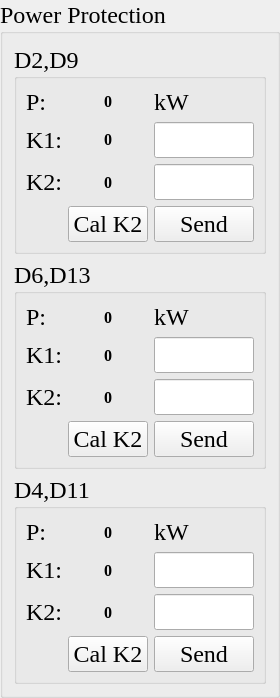
         <widget class="QGroupBox" name="groupBox_15">
          <property name="sizePolicy">
           <sizepolicy hsizetype="Preferred" vsizetype="Preferred">
            <horstretch>0</horstretch>
            <verstretch>0</verstretch>
           </sizepolicy>
          </property>
          <property name="font">
           <font>
            <family>Times New Roman</family>
            <pointsize>18</pointsize>
            <weight>50</weight>
            <bold>false</bold>
           </font>
          </property>
          <property name="title">
           <string>Power Protection</string>
          </property>
          <layout class="QVBoxLayout" name="verticalLayout_2">
           <item>
            <widget class="QGroupBox" name="groupBox_D2D9">
             <property name="sizePolicy">
              <sizepolicy hsizetype="Preferred" vsizetype="Preferred">
               <horstretch>0</horstretch>
               <verstretch>0</verstretch>
              </sizepolicy>
             </property>
             <property name="font">
              <font>
               <family>Times New Roman</family>
               <pointsize>18</pointsize>
               <weight>50</weight>
               <bold>false</bold>
              </font>
             </property>
             <property name="title">
              <string>D2,D9</string>
             </property>
             <layout class="QGridLayout" name="gridLayout_6">
              <item row="0" column="1">
               <widget class="QLabel" name="label_d2_p">
                <property name="sizePolicy">
                 <sizepolicy hsizetype="Preferred" vsizetype="Fixed">
                  <horstretch>0</horstretch>
                  <verstretch>0</verstretch>
                 </sizepolicy>
                </property>
                <property name="font">
                 <font>
                  <pointsize>12</pointsize>
                  <weight>75</weight>
                  <bold>true</bold>
                 </font>
                </property>
                <property name="text">
                 <string>0</string>
                </property>
                <property name="alignment">
                 <set>Qt::AlignCenter</set>
                </property>
               </widget>
              </item>
              <item row="1" column="0">
               <widget class="QLabel" name="label_24">
                <property name="text">
                 <string>K1:</string>
                </property>
               </widget>
              </item>
              <item row="0" column="0">
               <widget class="QLabel" name="label_23">
                <property name="sizePolicy">
                 <sizepolicy hsizetype="Preferred" vsizetype="Preferred">
                  <horstretch>0</horstretch>
                  <verstretch>0</verstretch>
                 </sizepolicy>
                </property>
                <property name="text">
                 <string>P:</string>
                </property>
               </widget>
              </item>
              <item row="1" column="1">
               <widget class="QLabel" name="label_d2_k1">
                <property name="sizePolicy">
                 <sizepolicy hsizetype="Preferred" vsizetype="Fixed">
                  <horstretch>0</horstretch>
                  <verstretch>0</verstretch>
                 </sizepolicy>
                </property>
                <property name="font">
                 <font>
                  <pointsize>12</pointsize>
                  <weight>75</weight>
                  <bold>true</bold>
                 </font>
                </property>
                <property name="text">
                 <string>0</string>
                </property>
                <property name="alignment">
                 <set>Qt::AlignCenter</set>
                </property>
               </widget>
              </item>
              <item row="3" column="1">
               <widget class="QLabel" name="label_d2_k2">
                <property name="sizePolicy">
                 <sizepolicy hsizetype="Preferred" vsizetype="Preferred">
                  <horstretch>0</horstretch>
                  <verstretch>0</verstretch>
                 </sizepolicy>
                </property>
                <property name="font">
                 <font>
                  <pointsize>12</pointsize>
                  <weight>75</weight>
                  <bold>true</bold>
                 </font>
                </property>
                <property name="text">
                 <string>0</string>
                </property>
                <property name="alignment">
                 <set>Qt::AlignCenter</set>
                </property>
               </widget>
              </item>
              <item row="4" column="2">
               <widget class="QPushButton" name="pushButton_d2">
                <property name="sizePolicy">
                 <sizepolicy hsizetype="Preferred" vsizetype="Preferred">
                  <horstretch>0</horstretch>
                  <verstretch>0</verstretch>
                 </sizepolicy>
                </property>
                <property name="maximumSize">
                 <size>
                  <width>100</width>
                  <height>16777215</height>
                 </size>
                </property>
                <property name="text">
                 <string>Send</string>
                </property>
               </widget>
              </item>
              <item row="3" column="2">
               <widget class="QLineEdit" name="lineEdit_d2_k2">
                <property name="sizePolicy">
                 <sizepolicy hsizetype="Preferred" vsizetype="Preferred">
                  <horstretch>0</horstretch>
                  <verstretch>0</verstretch>
                 </sizepolicy>
                </property>
                <property name="maximumSize">
                 <size>
                  <width>100</width>
                  <height>16777215</height>
                 </size>
                </property>
                <property name="alignment">
                 <set>Qt::AlignCenter</set>
                </property>
               </widget>
              </item>
              <item row="1" column="2">
               <widget class="QLineEdit" name="lineEdit_d2_k1">
                <property name="sizePolicy">
                 <sizepolicy hsizetype="Preferred" vsizetype="Preferred">
                  <horstretch>0</horstretch>
                  <verstretch>0</verstretch>
                 </sizepolicy>
                </property>
                <property name="maximumSize">
                 <size>
                  <width>100</width>
                  <height>16777215</height>
                 </size>
                </property>
                <property name="alignment">
                 <set>Qt::AlignCenter</set>
                </property>
               </widget>
              </item>
              <item row="0" column="2">
               <widget class="QLabel" name="label_2">
                <property name="text">
                 <string>kW</string>
                </property>
               </widget>
              </item>
              <item row="4" column="1">
               <widget class="QPushButton" name="pushButton_D2D9_cal_k2">
                <property name="text">
                 <string>Cal K2</string>
                </property>
               </widget>
              </item>
              <item row="3" column="0">
               <widget class="QLabel" name="label_25">
                <property name="text">
                 <string>K2:</string>
                </property>
               </widget>
              </item>
             </layout>
            </widget>
           </item>
           <item>
            <widget class="QGroupBox" name="groupBox_D6D13">
             <property name="sizePolicy">
              <sizepolicy hsizetype="Preferred" vsizetype="Preferred">
               <horstretch>0</horstretch>
               <verstretch>0</verstretch>
              </sizepolicy>
             </property>
             <property name="font">
              <font>
               <pointsize>18</pointsize>
              </font>
             </property>
             <property name="title">
              <string>D6,D13</string>
             </property>
             <layout class="QGridLayout" name="gridLayout_7">
              <item row="1" column="1">
               <widget class="QLabel" name="label_d6_k1">
                <property name="sizePolicy">
                 <sizepolicy hsizetype="Preferred" vsizetype="Preferred">
                  <horstretch>0</horstretch>
                  <verstretch>0</verstretch>
                 </sizepolicy>
                </property>
                <property name="font">
                 <font>
                  <pointsize>12</pointsize>
                  <weight>75</weight>
                  <bold>true</bold>
                 </font>
                </property>
                <property name="text">
                 <string>0</string>
                </property>
                <property name="alignment">
                 <set>Qt::AlignCenter</set>
                </property>
               </widget>
              </item>
              <item row="1" column="0">
               <widget class="QLabel" name="label_27">
                <property name="text">
                 <string>K1:</string>
                </property>
               </widget>
              </item>
              <item row="1" column="2">
               <widget class="QLineEdit" name="lineEdit_d6_k1">
                <property name="sizePolicy">
                 <sizepolicy hsizetype="Preferred" vsizetype="Fixed">
                  <horstretch>0</horstretch>
                  <verstretch>0</verstretch>
                 </sizepolicy>
                </property>
                <property name="maximumSize">
                 <size>
                  <width>100</width>
                  <height>16777215</height>
                 </size>
                </property>
                <property name="alignment">
                 <set>Qt::AlignCenter</set>
                </property>
               </widget>
              </item>
              <item row="0" column="0">
               <widget class="QLabel" name="label_26">
                <property name="sizePolicy">
                 <sizepolicy hsizetype="Preferred" vsizetype="Preferred">
                  <horstretch>0</horstretch>
                  <verstretch>0</verstretch>
                 </sizepolicy>
                </property>
                <property name="text">
                 <string>P:</string>
                </property>
               </widget>
              </item>
              <item row="0" column="1">
               <widget class="QLabel" name="label_d6_p">
                <property name="sizePolicy">
                 <sizepolicy hsizetype="Preferred" vsizetype="Preferred">
                  <horstretch>0</horstretch>
                  <verstretch>0</verstretch>
                 </sizepolicy>
                </property>
                <property name="font">
                 <font>
                  <pointsize>12</pointsize>
                  <weight>75</weight>
                  <bold>true</bold>
                 </font>
                </property>
                <property name="text">
                 <string>0</string>
                </property>
                <property name="alignment">
                 <set>Qt::AlignCenter</set>
                </property>
               </widget>
              </item>
              <item row="2" column="1">
               <widget class="QLabel" name="label_d6_k2">
                <property name="sizePolicy">
                 <sizepolicy hsizetype="Preferred" vsizetype="Preferred">
                  <horstretch>0</horstretch>
                  <verstretch>0</verstretch>
                 </sizepolicy>
                </property>
                <property name="font">
                 <font>
                  <pointsize>12</pointsize>
                  <weight>75</weight>
                  <bold>true</bold>
                 </font>
                </property>
                <property name="text">
                 <string>0</string>
                </property>
                <property name="alignment">
                 <set>Qt::AlignCenter</set>
                </property>
               </widget>
              </item>
              <item row="3" column="2">
               <widget class="QPushButton" name="pushButton_d6">
                <property name="sizePolicy">
                 <sizepolicy hsizetype="Preferred" vsizetype="Preferred">
                  <horstretch>0</horstretch>
                  <verstretch>0</verstretch>
                 </sizepolicy>
                </property>
                <property name="maximumSize">
                 <size>
                  <width>100</width>
                  <height>16777215</height>
                 </size>
                </property>
                <property name="text">
                 <string>Send</string>
                </property>
               </widget>
              </item>
              <item row="2" column="0">
               <widget class="QLabel" name="label_28">
                <property name="text">
                 <string>K2:</string>
                </property>
               </widget>
              </item>
              <item row="2" column="2">
               <widget class="QLineEdit" name="lineEdit_d6_k2">
                <property name="sizePolicy">
                 <sizepolicy hsizetype="Preferred" vsizetype="Fixed">
                  <horstretch>0</horstretch>
                  <verstretch>0</verstretch>
                 </sizepolicy>
                </property>
                <property name="maximumSize">
                 <size>
                  <width>100</width>
                  <height>16777215</height>
                 </size>
                </property>
                <property name="alignment">
                 <set>Qt::AlignCenter</set>
                </property>
               </widget>
              </item>
              <item row="3" column="1">
               <widget class="QPushButton" name="pushButton_D6D13_CAL_K2">
                <property name="text">
                 <string>Cal K2</string>
                </property>
               </widget>
              </item>
              <item row="0" column="2">
               <widget class="QLabel" name="label_3">
                <property name="text">
                 <string>kW</string>
                </property>
               </widget>
              </item>
             </layout>
            </widget>
           </item>
           <item>
            <widget class="QGroupBox" name="groupBox_D4D11">
             <property name="font">
              <font>
               <pointsize>18</pointsize>
              </font>
             </property>
             <property name="title">
              <string>D4,D11</string>
             </property>
             <layout class="QGridLayout" name="gridLayout_8">
              <item row="0" column="0">
               <widget class="QLabel" name="label_29">
                <property name="text">
                 <string>P:</string>
                </property>
               </widget>
              </item>
              <item row="0" column="1">
               <widget class="QLabel" name="label_d4_p">
                <property name="sizePolicy">
                 <sizepolicy hsizetype="Preferred" vsizetype="Preferred">
                  <horstretch>0</horstretch>
                  <verstretch>0</verstretch>
                 </sizepolicy>
                </property>
                <property name="font">
                 <font>
                  <pointsize>12</pointsize>
                  <weight>75</weight>
                  <bold>true</bold>
                 </font>
                </property>
                <property name="text">
                 <string>0</string>
                </property>
                <property name="alignment">
                 <set>Qt::AlignCenter</set>
                </property>
               </widget>
              </item>
              <item row="1" column="0">
               <widget class="QLabel" name="label_30">
                <property name="text">
                 <string>K1:</string>
                </property>
               </widget>
              </item>
              <item row="1" column="1">
               <widget class="QLabel" name="label_d4_k1">
                <property name="sizePolicy">
                 <sizepolicy hsizetype="Preferred" vsizetype="Preferred">
                  <horstretch>0</horstretch>
                  <verstretch>0</verstretch>
                 </sizepolicy>
                </property>
                <property name="font">
                 <font>
                  <pointsize>12</pointsize>
                  <weight>75</weight>
                  <bold>true</bold>
                 </font>
                </property>
                <property name="text">
                 <string>0</string>
                </property>
                <property name="alignment">
                 <set>Qt::AlignCenter</set>
                </property>
               </widget>
              </item>
              <item row="1" column="2">
               <widget class="QLineEdit" name="lineEdit_d4_k1">
                <property name="sizePolicy">
                 <sizepolicy hsizetype="Preferred" vsizetype="Fixed">
                  <horstretch>0</horstretch>
                  <verstretch>0</verstretch>
                 </sizepolicy>
                </property>
                <property name="maximumSize">
                 <size>
                  <width>100</width>
                  <height>16777215</height>
                 </size>
                </property>
                <property name="alignment">
                 <set>Qt::AlignCenter</set>
                </property>
               </widget>
              </item>
              <item row="2" column="0">
               <widget class="QLabel" name="label_31">
                <property name="text">
                 <string>K2:</string>
                </property>
               </widget>
              </item>
              <item row="2" column="1">
               <widget class="QLabel" name="label_d4_k2">
                <property name="sizePolicy">
                 <sizepolicy hsizetype="Preferred" vsizetype="Preferred">
                  <horstretch>0</horstretch>
                  <verstretch>0</verstretch>
                 </sizepolicy>
                </property>
                <property name="font">
                 <font>
                  <pointsize>12</pointsize>
                  <weight>75</weight>
                  <bold>true</bold>
                 </font>
                </property>
                <property name="text">
                 <string>0</string>
                </property>
                <property name="alignment">
                 <set>Qt::AlignCenter</set>
                </property>
               </widget>
              </item>
              <item row="2" column="2">
               <widget class="QLineEdit" name="lineEdit_d4_k2">
                <property name="sizePolicy">
                 <sizepolicy hsizetype="Preferred" vsizetype="Fixed">
                  <horstretch>0</horstretch>
                  <verstretch>0</verstretch>
                 </sizepolicy>
                </property>
                <property name="maximumSize">
                 <size>
                  <width>100</width>
                  <height>16777215</height>
                 </size>
                </property>
                <property name="alignment">
                 <set>Qt::AlignCenter</set>
                </property>
               </widget>
              </item>
              <item row="3" column="2">
               <widget class="QPushButton" name="pushButton_d4">
                <property name="sizePolicy">
                 <sizepolicy hsizetype="Preferred" vsizetype="Fixed">
                  <horstretch>0</horstretch>
                  <verstretch>0</verstretch>
                 </sizepolicy>
                </property>
                <property name="maximumSize">
                 <size>
                  <width>100</width>
                  <height>16777215</height>
                 </size>
                </property>
                <property name="text">
                 <string>Send</string>
                </property>
               </widget>
              </item>
              <item row="3" column="1">
               <widget class="QPushButton" name="pushButton_D4_D11_CAL_K2">
                <property name="text">
                 <string>Cal K2</string>
                </property>
               </widget>
              </item>
              <item row="0" column="2">
               <widget class="QLabel" name="label_4">
                <property name="text">
                 <string>kW</string>
                </property>
               </widget>
              </item>
             </layout>
            </widget>
           </item>
          </layout>
         </widget>
